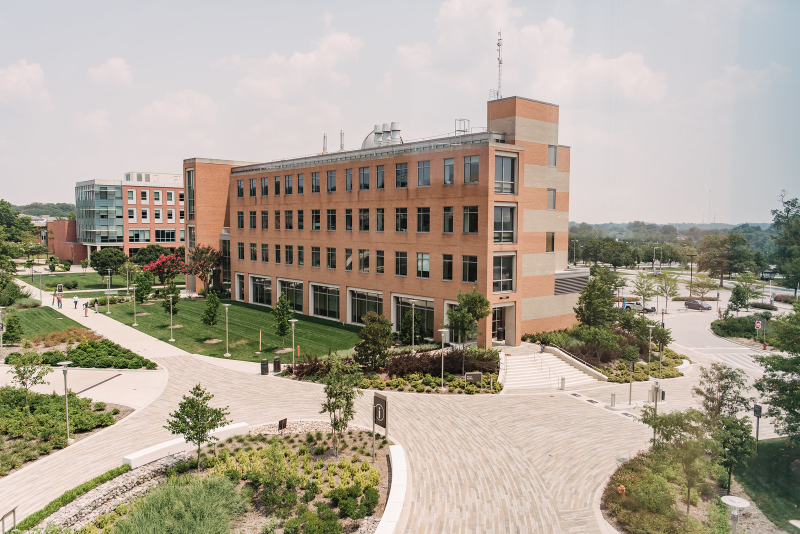
%> input picture Class Demo/UMBC_Campus.jpg, 1600 x 1068 px (shown at 1/2 size)
$ octave SVD_image.m   (GNU Octave 9; MATLAB toolbox functions it lacks are replaced by stand-ins)
%> lines starting %> are read from the running program, lines starting %| are printed output that depends on the picture
clc; clear; close all
figure(1)
A = imread('UMBC_Campus.jpg');
%> A is the input picture: size 1068x1600x3 uint8; mean R, G, B 172.8, 163.3, 148.6
whos('A')
A = rgb2gray(A);
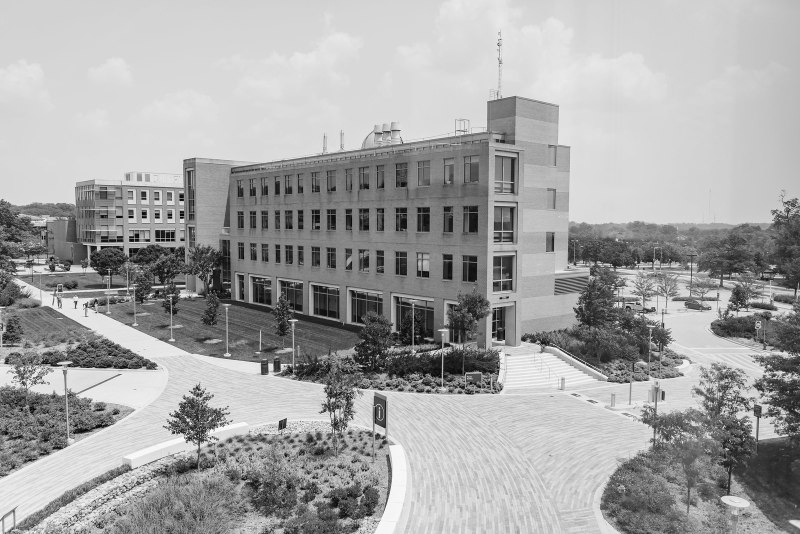
%> A: size 1068x1600 uint8 (shown at 1/2 size); min 0, max 255, mean 164.4
whos('A')
imshow(A)
title(['Original (',sprintf('Rank %d)',rank(double(A)))])

%%
format longe
figure(2)

[U0,S0,V0]  = svd(double(A));
num_SV      = size(S0,1);
%> num_SV = 1068
semilogy(diag(S0),'LineWidth',2)
xlabel('$i$','Interpreter','latex')
ylabel('$\sigma_i$','Interpreter','latex')
axis tight
grid on
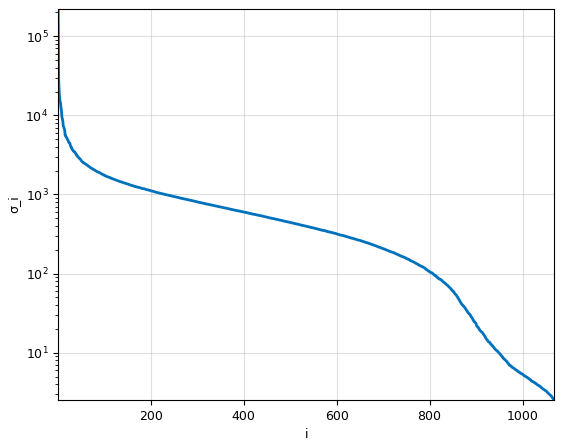
%> figure redrawn from the program's plot data; curve peaks at x = 1, y = 220829.7
%% Manually drop the singular values

%> (the run ends here)
